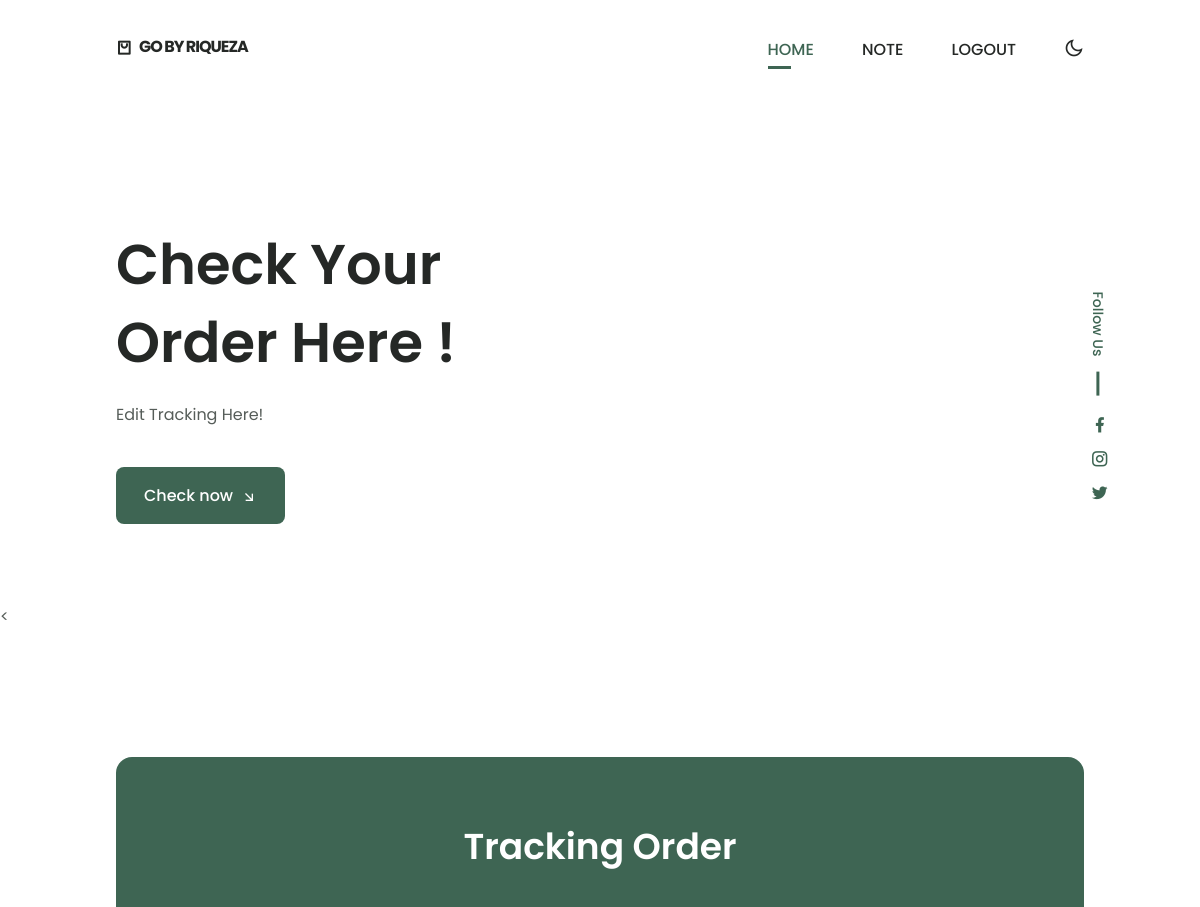
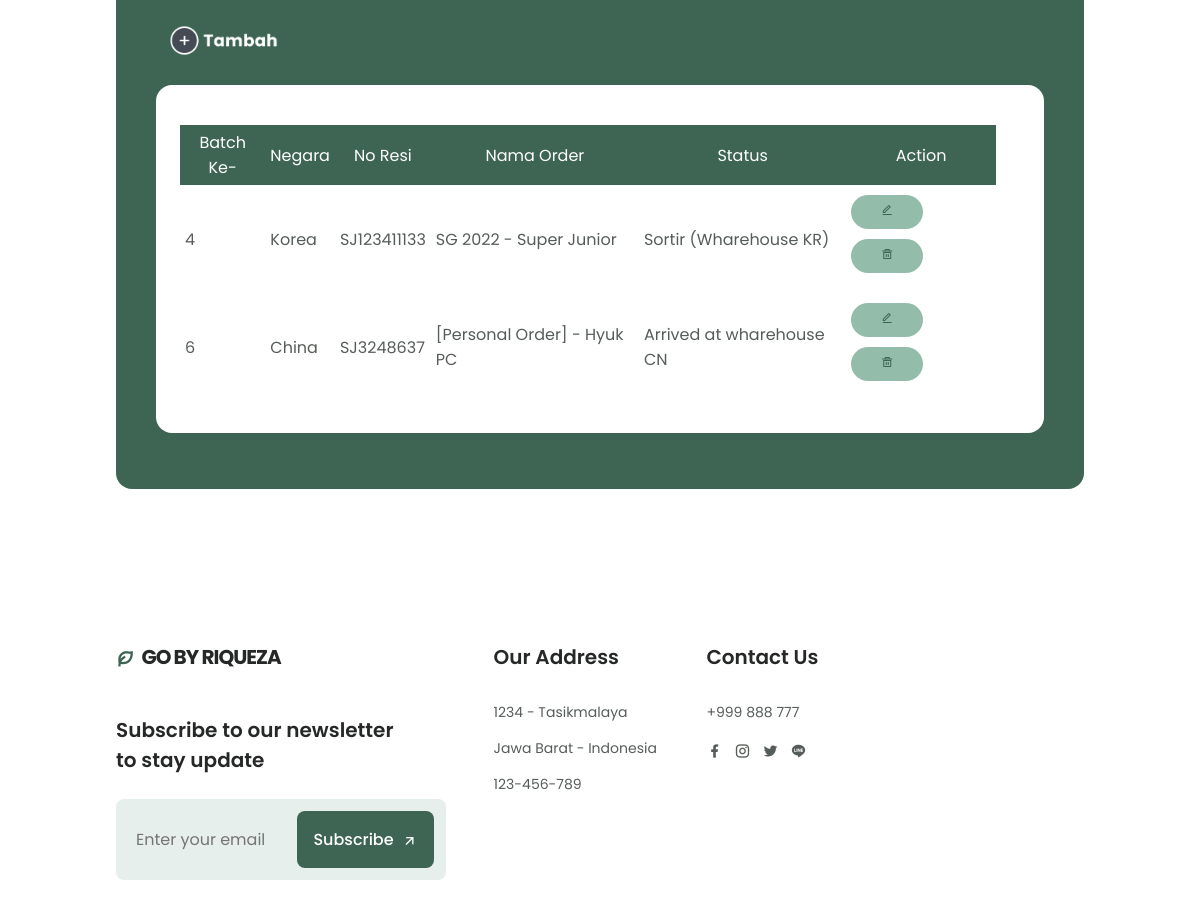
/adm_track.php (signed in), run on the app's committed database (2 pictures, top to bottom).
### tables this page shows
CREATE TABLE `tb_track` (
  `kd_batch` int(255) NOT NULL,
  `negara` varchar(255) NOT NULL,
  `no_resi` varchar(255) NOT NULL,
  `nm_order` varchar(255) NOT NULL,
  `track_sts` varchar(255) NOT NULL
);

### library.php (called while the page is built, shortened)
<?php
class Library
{
    public function __construct()
    {
        $host = "localhost";
        $dbname = "db_go";
        $username = "root";
        $password = "";
        $this->db = new PDO("mysql:host={$host};dbname={$dbname}", $username, $password);
    }
    public function show()
    {
        $query = $this->db->prepare("SELECT * FROM tb_track");
        $query->execute();
        $data = $query->fetchAll();
        return $data;
    }
}
?>

### adm_track.php (the view, shortened to what this page needs)
<?php
include('library.php');
$lib = new Library();
$data_track = $lib->show();
?>
<!DOCTYPE html>
    <html lang="en">
    <head>
        <link href="https://cdn.jsdelivr.net/npm/remixicon@2.5.0/fonts/remixicon.css" rel="stylesheet">
        <link rel="stylesheet" href="assets/css/styles.css">
    </head>
    <body>
        <header class="header" id="header">
            <nav class="nav container">
                <a href="admin.php" class="nav__logo">
                    <i class="ri-shopping-bag-2-line"></i> GO by riqueza
                </a>
                <div class="nav__menu" id="nav-menu">
                    <ul class="nav__list">
                        <li class="nav__item">
                            <a href="admin.php" class="nav__link active-link">Home</a>
                        </li>
                        <li class="nav__item">
                            <a href="admin.php#note" class="nav__link">Note</a>
                        </li>
                        <li class="nav__item">
                            <a href="logout.php" class="nav__link">Logout</a>
                        </li>
                    </ul>
                </div>
                <div class="nav__btns">
                    <i class="ri-moon-line change-theme" id="theme-button"></i>
                </div>
            </nav>
        </header>
        <main class="main">
           <section class="home" id="home">
                <div class="home__container container grid">
                    <img src="img/admtrack.svg" alt="" class="home__img">
                    <div class="home__data">
                        <h1 class="home__title">
                            Check Your <br> Order Here !
                        </h1>
                        <p class="home__description">
                            Edit Tracking Here!
                        </p>
                        <a href="#note" class="button button--flex">
                            Check now <i class="ri-arrow-right-down-line button__icon"></i>
                        </a>
                    </div>
                    <div class="home__social">
                        <span class="home__social-follow">Follow Us</span>
                        <div class="home__social-links">
                            <a href="https://www.facebook.com/" target="_blank" class="home__social-link">
                                <i class="ri-facebook-fill"></i>
                            </a>
                            <a href="https://www.instagram.com/" target="_blank" class="home__social-link">
                                <i class="ri-instagram-line"></i>
                            </a>
                            <a href="https://twitter.com/" target="_blank" class="home__social-link">
                                <i class="ri-twitter-fill"></i>
                            </a>
                        </div>
                    </div>
                </div>
            </section>
           <<section class="steps section container" id="note">
                <div class="steps__bg">
                    <div class="container">
                        <div class="card">
                        <h2 class="section__title-center steps__title">
                            Tracking Order <br>
                        </h2>
                            <div class="card-body">
                                <a href="form_add.php"><img src="assets/img/tambah.png" width="15%" alt="Tambah" ></a>
                                <div class="steps__card ">
                                <table class="table table-bordered" width="100%">
                                    <tr>
                                        <th>Batch Ke-</th>
                                        <th>Negara</th>
                                        <th>No Resi</th>
                                        <th>Nama Order</th>
                                        <th>Status</th>
                                        <th>Action</th>
                                    </tr>
                                    <?php
                                    foreach($data_track as $row)
                                    {
                                        echo "<tr>";
                                        echo "<td>".$row['kd_batch']."</td>";
                                        echo "<td>".$row['negara']."</td>";
                                        echo "<td>".$row['no_resi']."</td>";
                                        echo "<td>".$row['nm_order']."</td>";
                                        echo "<td>".$row['track_sts']."</td>";
                                        echo "<td><a class='btn btn-info' href='form_edit.php?kd_batch=".$row['kd_batch']."'><i class=\"ri-edit-line\"></i></a>
                                        <a class='btn btn-danger' href='adm_track.php?hapus_track=".$row['kd_batch']."'><i class=\"ri-delete-bin-5-line\"></i></a></td>";
                                        echo "</tr>";
                                    }
                                    ?>
                                </table>
                            </div>
                            </div>
                        </div>
                    </div>
                </div>
            </section>
        <footer class="footer section">
            <div class="footer__container container grid">
                <div class="footer__content">
                    <a href="#" class="footer__logo">
                        <i class="ri-leaf-line footer__logo-icon"></i> GO by riqueza
                    </a>
                    <h3 class="footer__title">
                        Subscribe to our newsletter <br> to stay update
                    </h3>
                    <div class="footer__subscribe">
                        <input type="email" placeholder="Enter your email" class="footer__input">
                        <button class="button button--flex footer__button">
                            Subscribe
                            <i class="ri-arrow-right-up-line button__icon"></i>
                        </button>
                    </div>
                </div>
                <div class="footer__content">
                    <h3 class="footer__title">Our Address</h3>
                    <ul class="footer__data">
                        <li class="footer__information">1234 - Tasikmalaya</li>
                        <li class="footer__information">Jawa Barat - Indonesia</li>
                        <li class="footer__information">123-456-789</li>
                    </ul>
                </div>
                <div class="footer__content">
                    <h3 class="footer__title">Contact Us</h3>
                    <ul class="footer__data">
                        <li class="footer__information">+999 888 777</li>
                        <div class="footer__social">
                            <a href="https://www.facebook.com/" class="footer__social-link">
                                <i class="ri-facebook-fill"></i>
                            </a>
                            <a href="https://www.instagram.com/" class="footer__social-link">
                                <i class="ri-instagram-line"></i>
                            </a>
                            <a href="https://twitter.com/" class="footer__social-link">
                                <i class="ri-twitter-fill"></i>
                            </a>
                            <a href="https://line.me/R/ti/g/mJRpsNZPri" class="footer__social-link">
                                <i class="ri-line-fill"></i>
                            </a>
                        </div>
                    </ul>
                </div>
            </div>
        </footer>
</html>

### data on the page
tb_track: kd_batch "4", negara "Korea", no_resi "SJ123411133", nm_order "SG 2022 - Super Junior", track_sts "Sortir (Wharehouse KR)"
tb_track: kd_batch "6", negara "China", no_resi "SJ3248637", nm_order "[Personal Order] - Hyuk PC", track_sts "Arrived at wharehouse CN"
